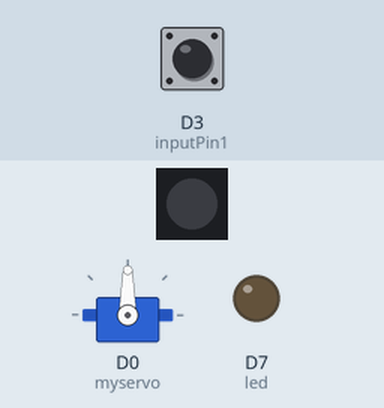
The sketch below on a simulated Particle Photon. On the bench: servo, 1 RGB LEDs in strip order, left to right, output pins drawn as LEDs (lit = HIGH). The inputs (shaded band) are chosen by the test bench; at power-on: D3 (inputPin1) HIGH.

Above: at 1.2 s.
1.3 s: D3 (inputPin1) pulled LOW for 0.15 s
At 2.1 s:
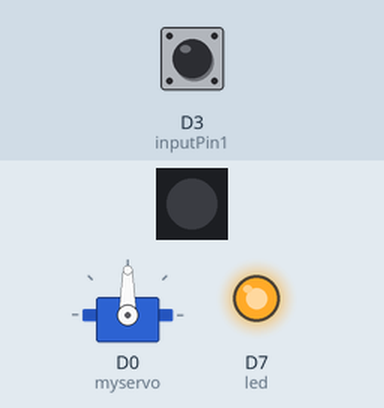
3.8 s: D3 (inputPin1) pulled LOW for 3.2 s
At 9.3 s:
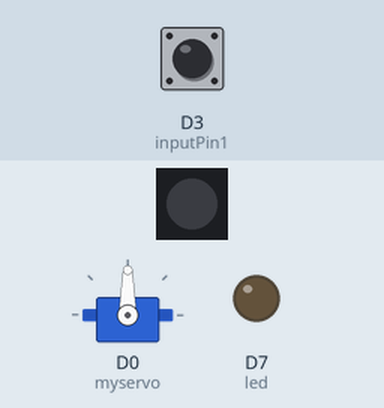
Timing chart, 0 to 10.8 s (numbered marks = the images above; inputs shaded):
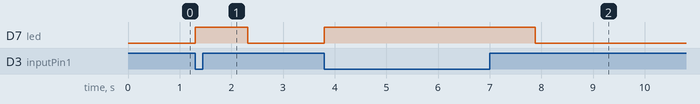

The sketch:

locationdashboard.ino
```cpp
// This #include statement was automatically added by the Particle IDE.

Servo myservo;  // create servo object to control a servo
                // a maximum of eight servo objects can be created

int pos = 0;    // variable to store the servo position
int led = D7;    // Onboard LED is D7
int inputPin1 = D3;


void setup()
{

Spark.function("servo", updateServo);
//Set pin D0 to be an output
pinMode(D0, OUTPUT);
//Attach the servo to D0
myservo.attach(D0);
//Set inputPin1 to pullup to detect when the button is pressed to create a circuit
pinMode(inputPin1, INPUT_PULLUP);
//Take control over the LED on the board
RGB.control(true);
//Turn off the LED - we dont want it flashing behind the photo frame at night
//There may be a better way to do this like turning it off, I found it just as easy to set the colour to nothing
RGB.color(0, 0, 0);

pinMode(led, OUTPUT); // Initialize D7 pin as output


}

void loop()
{

int inputPin1State;

    inputPin1State = digitalRead(inputPin1);

//first button checking state
  if(inputPin1State == LOW){      // Check State of the PIN (i.e. if the button has been pressed)
    digitalWrite(led, HIGH);   // Turn ON the LED
    Particle.publish("trigger","1");  //Send a message to IFTTT saying 'trigger' '1' has been activated
    delay(1000); // Wait 1 second so only one message is sent to IFTTT (as the loop function will run many times per second - we might not have let go of the button quickly enough in that time)
  }
  else
  {
    digitalWrite(led, LOW);  // Turn the LED off
  }

}

//This function is triggered by IFTTT - the 'command' word represents the object used to store the 'position' we send to the function.
//The 'position' we send represents where we want the servo to move to
int updateServo(String command)
{
//Convert string to integer, the code after this requires the 'command' object to be in a number format. IFTTT however passes the object as a 'string' even if it is a 'number'.
uint8_t pos = command.toInt();
//This tells the servo, attached to D0 to move to the position defined in the 'command' object that was passed when we triggered this function from IFTTT
myservo.write(pos);
//Flash the LED on so we can see that a message has been recieved - just because we can
RGB.color(0, 0, 255);
//Remember to add the delay for 2 seconds, otherwise the LED will just flash for a period of time too small for us to see
delay(2000);
//Now set the LED back to off
RGB.color(0, 0, 0);
//We return something to signify the end of the function - doesn't really matter what it is

return 0;


  }
```

Measured:
- after the input at 1.3 s, D7 (led): LOW → HIGH at once, → LOW 1.0 s later
- after the input at 3.8 s, D7 (led): LOW → HIGH at once, → LOW 4.1 s later
